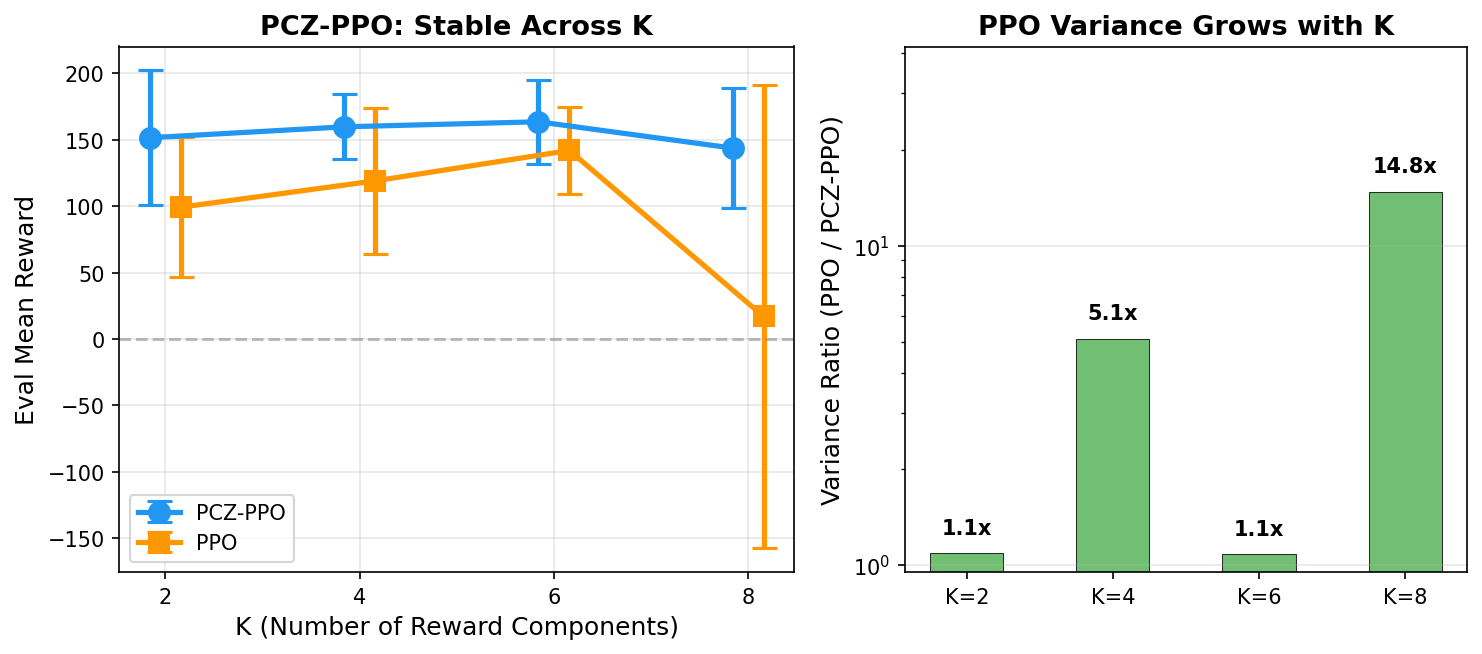

The script that saved this image:
"""Generate K-scaling figure: PCZ-PPO advantage grows with K.

Reads from results.csv via fig_data.  Maps lunarlander-k{N} env names
to K values automatically.

Usage:
    uv run python paper/fig_kscaling.py
"""

import argparse
import sys
from pathlib import Path

import matplotlib

matplotlib.use("Agg")
import matplotlib.pyplot as plt
import numpy as np

sys.path.insert(0, str(Path(__file__).parent))
from fig_data import load_results, query

# Declared inputs for paper_build.py (paths relative to this file's dir).
INPUTS = [
    "../data/results.csv",
]

# K -> env name mapping for LunarLander variants
K_ENV_MAP = {
    2: "lunarlander-k2",
    4: "lunarlander",
    6: "lunarlander-k6",
    8: "lunarlander-k8",
}


def main():
    parser = argparse.ArgumentParser(description="K-scaling figure")
    parser.add_argument("--output", default="paper/fig_kscaling.pdf")
    parser.add_argument("--timesteps", type=int, default=500000)
    args = parser.parse_args()

    rows = load_results()
    k_values = sorted(K_ENV_MAP.keys())

    pcz_mean, pcz_std, pcz_seeds, pcz_std_raw = [], [], [], []
    ppo_mean, ppo_std, ppo_seeds, ppo_std_raw = [], [], [], []
    mh_mean, mh_std = [], []

    # Weight prefixes to filter out non-primary weight configurations
    # IMPORTANT: these must match the canonical filters used by
    # render_claims.py so that figure numbers equal fragment numbers.  K=6
    # MUST apply the weight filter (there is one accidental empty-weights
    # seed-42 row; see §A.3 Run-level deduplication rule).
    K_WEIGHTS = {
        2: None,  # K=2 uses lunarlander-k2 env, no ambiguity
        4: "10.00,5.00,0.50,0.50",  # K=4 primary
        6: "10.00,3.00,1.00,1.00,0.50,0.50",  # K=6 canonical (excludes empty-weights seed-42)
        8: None,  # K=8 uses lunarlander-k8 env, no ambiguity
    }

    for k in k_values:
        env = K_ENV_MAP[k]
        w = K_WEIGHTS.get(k)
        # ent_coef_schedule filter mirrors render_claims.py: isolates canonical
        # cosine-schedule runs from fixed-entropy tuning-audit runs
        pcz = query(
            rows,
            algorithm="torchrl-pcz-ppo-running",
            env=env,
            total_timesteps=args.timesteps,
            weights=w,
            ent_coef_schedule="0.1:0.01",
        )
        ppo = query(
            rows,
            algorithm="torchrl-ppo",
            env=env,
            total_timesteps=args.timesteps,
            weights=w,
            ent_coef_schedule="0.1:0.01",
        )
        mh = query(
            rows,
            algorithm="torchrl-ppo-multihead",
            env=env,
            total_timesteps=args.timesteps,
            weights=w,
            ent_coef_schedule="0.1:0.01",
        )

        pcz_mean.append(pcz["mean"])
        pcz_std.append(pcz["std"])
        pcz_std_raw.append(pcz["std_raw"])
        pcz_seeds.append(pcz["seeds"])
        ppo_mean.append(ppo["mean"])
        ppo_std.append(ppo["std"])
        ppo_std_raw.append(ppo["std_raw"])
        ppo_seeds.append(ppo["seeds"])
        mh_mean.append(mh["mean"] if mh["seeds"] > 0 else None)
        mh_std.append(mh["std"] if mh["seeds"] > 0 else None)

        print(
            f"  K={k}: PCZ {pcz['mean']:.1f}+/-{pcz['std']:.1f} ({pcz['seeds']}s) | PPO {ppo['mean']:.1f}+/-{ppo['std']:.1f} ({ppo['seeds']}s) | MH {mh['mean']:.1f} ({mh['seeds']}s)"
        )

    _fig, axes = plt.subplots(1, 2, figsize=(10, 4.5), gridspec_kw={"width_ratios": [1.2, 1]})
    x = np.arange(len(k_values))

    # --- Left panel: Eval Mean ---
    ax = axes[0]
    width = 0.08
    ax.errorbar(
        x - width,
        pcz_mean,
        yerr=pcz_std,
        marker="o",
        color="#2196F3",
        label="PCZ-PPO",
        linewidth=2.5,
        markersize=10,
        capsize=6,
        capthick=1.5,
    )
    ax.errorbar(
        x + width,
        ppo_mean,
        yerr=ppo_std,
        marker="s",
        color="#FF9800",
        label="PPO",
        linewidth=2.5,
        markersize=10,
        capsize=6,
        capthick=1.5,
    )

    # Multi-head PPO intentionally omitted from the K-scaling plot: it has data
    # only at K=4 (n=10) and K=8 (n=3) — two points cannot show a trend, and
    # the K=4 value is already reported as row C5 in the ablation table.  The
    # query above is kept so the printed diagnostics still show MH coverage,
    # but the series is not drawn.

    ax.set_xlabel("K (Number of Reward Components)", fontsize=12)
    ax.set_ylabel("Eval Mean Reward", fontsize=12)
    ax.set_title("PCZ-PPO: Stable Across K", fontsize=13, fontweight="bold")
    ax.set_xticks(x)
    ax.set_xticklabels([str(k) for k in k_values])
    ax.legend(fontsize=10, loc="lower left")
    ax.grid(True, alpha=0.3)
    ax.axhline(y=0, color="gray", linestyle="--", alpha=0.5)

    # --- Right panel: Variance Ratio ---
    ax2 = axes[1]
    # Use raw (unrounded) stds so annotated values match the \cnum fragments
    var_ratios = [(p / max(g, 0.1)) ** 2 for g, p in zip(pcz_std_raw, ppo_std_raw)]

    ax2.bar(x, var_ratios, color="#4CAF50", alpha=0.8, width=0.5, edgecolor="black", linewidth=0.5)
    ax2.set_xticks(x)
    ax2.set_xticklabels([f"K={k}" for k in k_values])
    ax2.set_ylabel("Variance Ratio (PPO / PCZ-PPO)", fontsize=12)
    ax2.set_title("PPO Variance Grows with K", fontsize=13, fontweight="bold")
    ax2.set_yscale("log")
    ax2.grid(True, alpha=0.3, axis="y")

    for i, vr in enumerate(var_ratios):
        ax2.text(i, vr * 1.15, f"{vr:.1f}x", ha="center", fontsize=10, fontweight="bold")
    ax2.set_ylim(top=ax2.get_ylim()[1] * 2.5)

    plt.tight_layout()
    plt.savefig(args.output, dpi=300, bbox_inches="tight")
    print(f"Saved: {args.output}")
    plt.savefig(args.output.replace(".pdf", ".png"), dpi=150, bbox_inches="tight")


if __name__ == "__main__":
    main()
